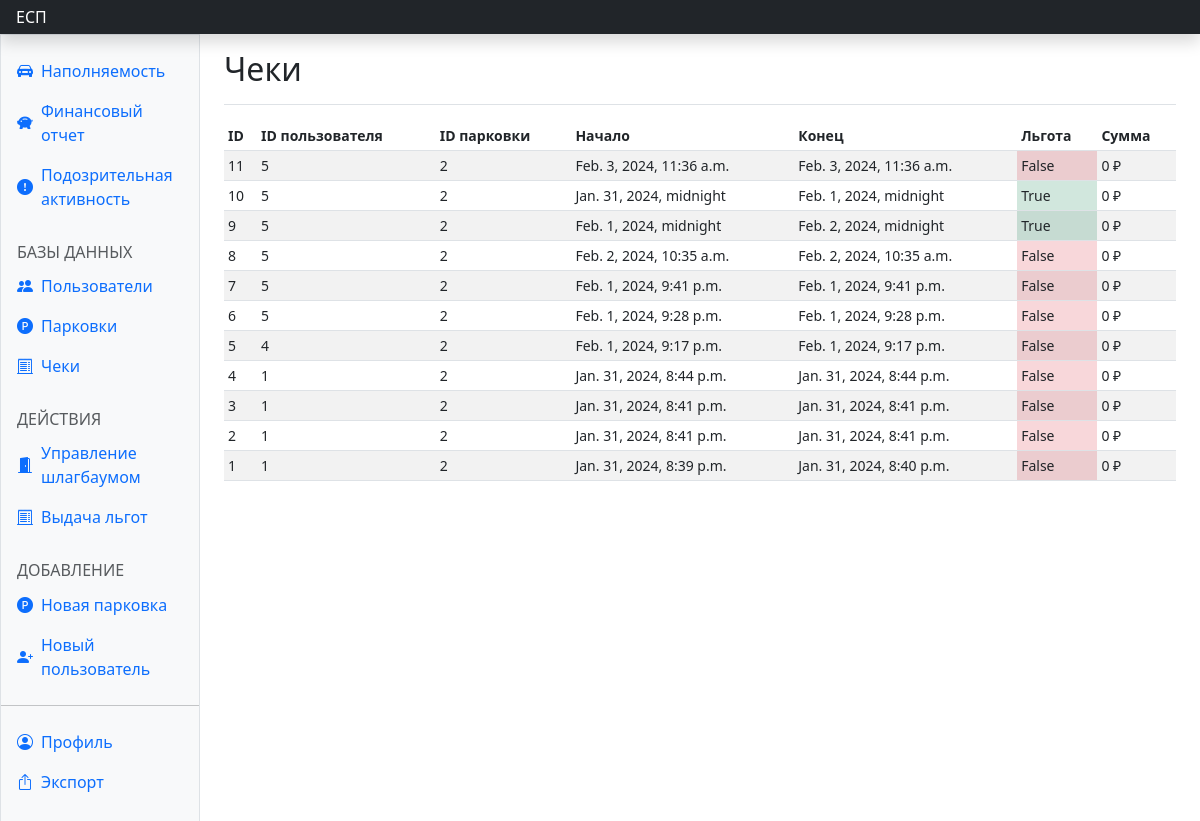
The page /dash_reciepts/ (signed in) on the database as committed earlier.
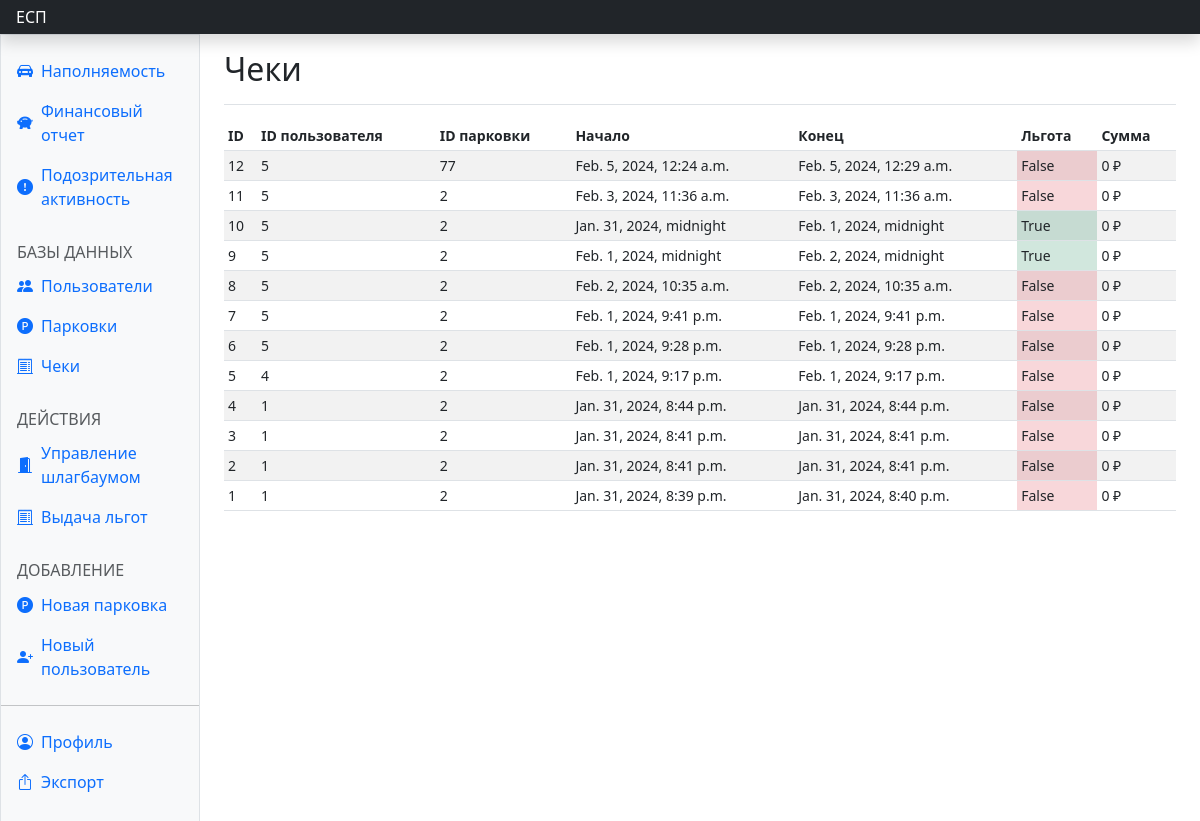
The same page on the database as committed later.
### parkingapp/models.py (models this page shows)
class Reciept(models.Model):
    parking_id = models.IntegerField(default=0)
    user_id = models.IntegerField(default=0)
    start_time = models.DateTimeField(default=datetime(2, 1, 1, 0, 0, 0, tzinfo=None))
    final_start_time = models.DateTimeField(default=datetime(2, 1, 1, 0, 0, 0, tzinfo=None))
    finish_time = models.DateTimeField(default=datetime(2, 1, 1, 0, 0, 0, tzinfo=None))
    final_price = models.BigIntegerField(default=-1)
    benefit = models.BooleanField(default=False)
    price_per_hour = models.IntegerField(default=-1)

### parkingapp/views.py (the view)
# urls.py: path('dash_reciepts/', views.dash_reciepts, name='dash_reciepts'),
@login_required(redirect_field_name=None)
def dash_reciepts(request):
    if not request.user.admin_view:
        return redirect(reverse('parkingapp:dont_have_access'))
    reciepts = Reciept.objects.all()
    context = {
        'title': '',
        'reciepts': list(reciepts)[::-1],
    }
    return render(request, 'dash_reciepts.html', context)

### parkingapp/templates/dash_reciepts.html
{% extends 'dash_base.html' %}
{% block recact %}active{% endblock %}
{% block content %}
<main class="col-md-9 ms-sm-auto col-lg-10 px-md-4">
  <div class="d-flex justify-content-between flex-wrap flex-md-nowrap align-items-center pt-3 pb-2 mb-3 border-bottom">
    <h1 class="h2">Чеки</h1>
  </div>
  <div class="table-responsive small">
    <table class="table table-striped table-sm">
      <thead>
        <tr>
          <th scope="col">ID</th>
          <th scope="col">ID пользователя</th>
          <th scope="col">ID парковки</th>
          <th scope="col">Начало</th>
          <th scope="col">Конец</th>
          <th scope="col">Льгота</th>
          <th scope="col">Сумма</th>
        </tr>
      </thead>
      <tbody class="align-middle">
        {% for el in reciepts %}
        <tr>
          <td>{{el.pk}}</td>
          <td>{{el.user_id}}</td>
          <td>{{el.parking_id}}</td>
          <td>{{el.start_time}}</td>
          <td>{{el.finish_time}}</td>
          <td class="{% if el.benefit %} bg-success-subtle {% else %} bg-danger-subtle {% endif %}">{{el.benefit}}</td>
          <td>{{el.final_price}} ₽</td>
        </tr>
        {% endfor %}
      </tbody>
    </table>
  </div>
</main>
{% endblock %}

Rows that differ between the two databases and show on the page:
added Reciept: pk "12", user_id "5", parking_id "77", start_time "Feb. 5, 2024, 12:24 a.m.", finish_time "Feb. 5, 2024, 12:29 a.m.", benefit "False", final_price "0"
